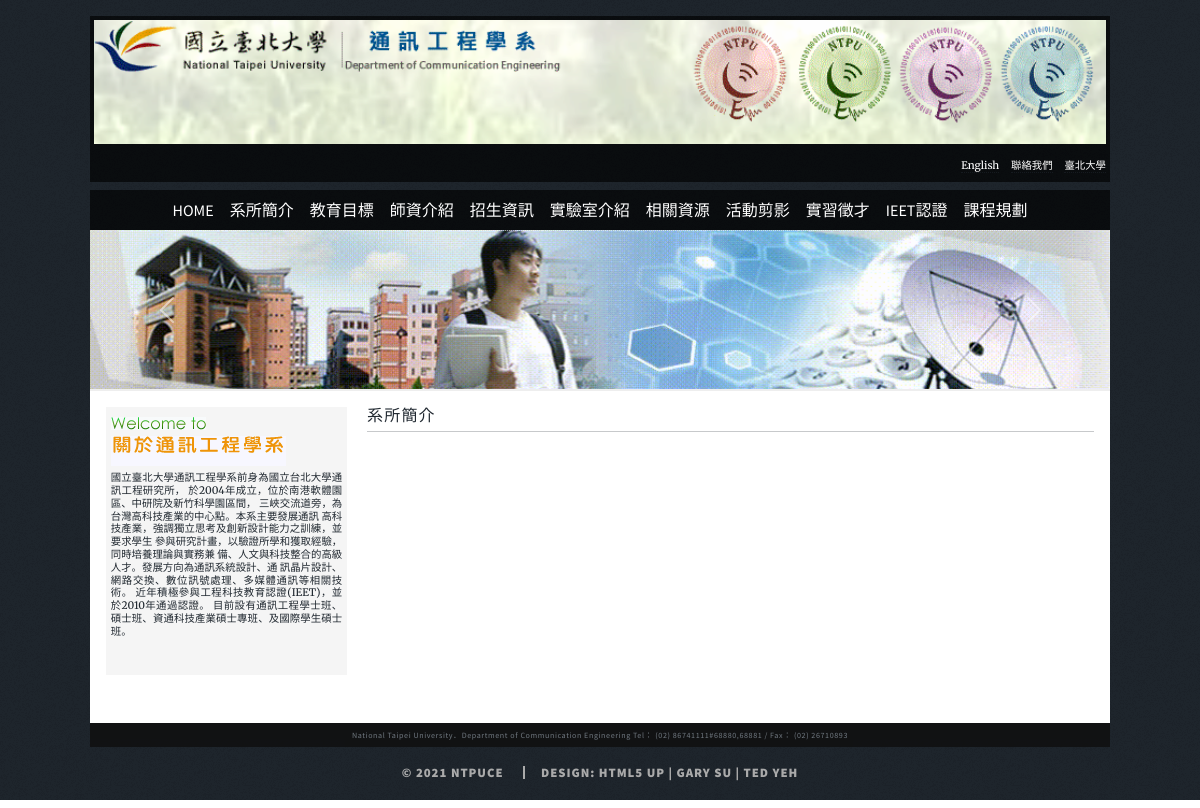
Screenshot of /mods/basic/content.php?class=1 with the database file from the repository.
### tables this page shows
CREATE TABLE IF NOT EXISTS `class` (
  `id` smallint NOT NULL AUTO_INCREMENT,
  `title` varchar(50) DEFAULT NULL,
  `parent` smallint DEFAULT NULL,
  `mods` varchar(50) DEFAULT NULL,
  PRIMARY KEY (`id`)
);

CREATE TABLE IF NOT EXISTS `carousel` (
  `id` smallint NOT NULL AUTO_INCREMENT,
  `url` varchar(200) NOT NULL DEFAULT '0',
  `href` varchar(200) DEFAULT '',
  `enable` tinyint(1) NOT NULL DEFAULT '1',
  `mods` varchar(200) NOT NULL DEFAULT '0',
  PRIMARY KEY (`id`)
);

CREATE TABLE IF NOT EXISTS `post` (
  `id` smallint NOT NULL AUTO_INCREMENT,
  `title` varchar(100) DEFAULT NULL,
  `class` smallint DEFAULT NULL,
  `enable` tinyint(1) NOT NULL DEFAULT '1',
  `content` varchar(25) DEFAULT NULL,
  `published` timestamp NULL DEFAULT CURRENT_TIMESTAMP,
  `href` varchar(300) DEFAULT NULL,
  PRIMARY KEY (`id`)
);

### mods/utils.php (called while the page is built, shortened)
<?php
function sql_query($link, $sql){
    $result = mysql_query($sql);
    return $result;
}
function sql_fetch($result){
    if($result){
        $row = mysql_fetch_array($result);
    }else{
        $row = false;
    }
    return $row;
}
?>

### mods/basic/content.php (the view, shortened to what this page needs)
<!DOCTYPE HTML>
<html>
<head>
	<link href="/bootstrap-5.1.0-dist/css/bootstrap.min.css" rel="stylesheet">
	<link rel="stylesheet" href="/assets/css/common.css" />
</head>
<body class="">
	<div id="wrapper" class="fade-in">
		<?php include $_SERVER['DOCUMENT_ROOT'] . "/mods/basic/top_banner.php"; ?>
		<?php include $_SERVER['DOCUMENT_ROOT'] . ("/mods/basic/navbar.php"); ?>
		<div id="main">
			<?php include $_SERVER['DOCUMENT_ROOT'] . "/mods/basic/logo_banner.php"; ?>
			<section id="main-infomation" style="padding-top: 1rem">
				<div class="container-fluid">
					<div class="row m-0">
						<div class="col-sm-12 col-md-3 px-md-1 px-0"><?php include $_SERVER['DOCUMENT_ROOT'] . "/mods/basic/intro.php"; ?></div>
						<?php
						$link = sql_connect();
						$class = trim($_GET['class']);
						$sql = "SELECT * FROM post WHERE class=$class AND enable=1;";
						$res = sql_query($link, $sql);
						$count = 0;
						$data = array();
						while ($row = sql_fetch($res)) {
							$count++;
							$data[] = $row;
						}
						if ($count === 1) {
							$row = $data[0];
							if ($row['href'] != '') {
								$href = $row['href'];
								echo "<script>window.location.href = '$href';</script>";
							} else {
								echo '<link rel="stylesheet" href="/assets/css/article.css" />';
								echo '<div class="col-sm-12 col-md-9 pe-md-1 ps-md-3 px-0">';
								echo '<h3 class="title">' . $row['title'] . '</h3><hr/>';
							}
						}
						?>
					</div>
				</div>
		</div>
		</section>
	</div>
	<?php include $_SERVER['DOCUMENT_ROOT'] . '/mods/basic/footer.php'; ?>
</body>
</html>

### mods/basic/navbar.php (shortened to what this page needs)
<nav id="nav">
    <ul id="nav-ul" class="links d-flex justify-content-center" align="center" valign="center" >
        <li id="home"><a href="/index.php">Home</a></li>
        <?php
        $link = sql_connect();
        $sql = "SELECT id FROM mods WHERE name='nav';";
        $result = sql_query($link, $sql);
        $row = sql_fetch($result);
        $mid = $row['id'];
        $sql = "SELECT * FROM class WHERE mods='$mid';";
        $result = sql_query($link, $sql);
        while ($row = sql_fetch($result)) {
            echo '<li><a href="/mods/basic/content.php?class=' . $row['id'] . '">' . $row['title'] . '</a></li>';
        }
        ?>
    </ul>
</nav>

### mods/basic/logo_banner.php (shortened to what this page needs)
<?php
$link = sql_connect();
$sql = "SELECT id FROM mods WHERE name='home_banner';";
$result = sql_query($link, $sql);
$row = sql_fetch($result);
$mid = $row['id'];
$sql = "SELECT * FROM carousel WHERE mods='$mid' AND enable=1;";
$result = sql_query($link, $sql);
?>
<div id="carouselBanner" class="carousel slide" data-bs-ride="carousel" style="padding: 0rem">
    <div class="carousel-inner">
        <?php
        $count = 0;
        while ($row = sql_fetch($result)) {
            if($count == 0) echo '<div class="carousel-item active">';
            else '<div class="carousel-item">';
            if ($row['href'] == '') echo '<img src=".' . $row['url'] . '" class="image fit" alt="..." style="margin-bottom:0 !important; height:100%">';
            else echo '<a href="'.$row['href'].'"><img src="' . $row['url'] . '" class="image fit" alt="..." style="margin-bottom:0 !important; height:100%"></a>';
            echo '</div>';
            $count++;
        }
        ?>
    </div>
    <a class="carousel-control-prev" data-bs-target="#carouselIndicators" data-bs-slide="prev" role="button" id="carousel-prev">
        <span class="carousel-control-prev-icon" aria-hidden="true"></span>
    </a>
    <a class="carousel-control-next" data-bs-target="#carouselIndicators" data-bs-slide="next" role="button" id="carousel-next">
        <span class="carousel-control-next-icon" aria-hidden="true"></span>
    </a>
</div>

### assets/css/common.css (style rules this page uses)
.carousel-inner>.carousel-item>a>img, .carousel-inner>.carousel-item>img { width: 100%; height: auto; }
.title { margin-bottom: 0.5rem; }

### mods/basic/content.php (style rules this page uses)
a { color: #3b7bb9; text-decoration: none !important; }
hr { border-bottom-color: #555555 !important; margin: 0.3rem 0 !important; border-bottom: 0rem !important; }

### rows the page displays
class: title "系所簡介"
class: title "教育目標"
class: title "師資介紹"
class: title "招生資訊"
class: title "實驗室介紹"
class: title "相關資源"
class: title "活動剪影"
class: title "實習徵才"
class: title "IEET認證"
class: title "課程規劃"
carousel: url (picture)
post: title "系所簡介"
